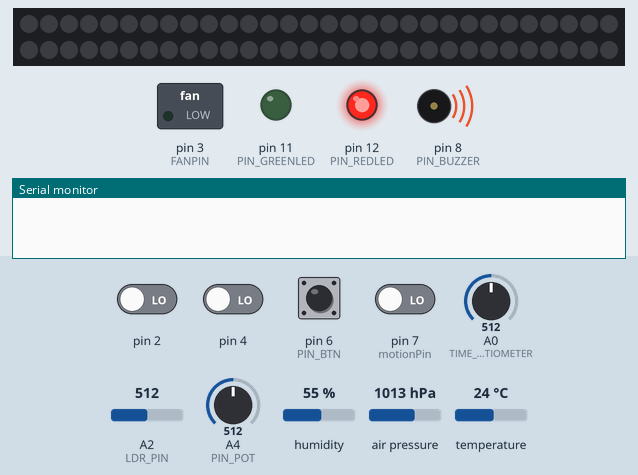
A program run on a simulated Arduino Mega 2560, built with avr-gcc and run on an emulated ATmega2560. Shown: 60 RGB LEDs in strip order, left to right, continuing on the next row, switched loads named in the program (green lamp = pin HIGH), output pins drawn as LEDs (lit = HIGH), buzzer (waves = sounding), the last lines printed to the serial monitor. The inputs (shaded band) are chosen by the test bench; at power-on: pin 6 (PIN_BTN) HIGH, pin 2, pin 4, pin 7 (motionPin) LOW, A0 (TIME_OF_DAY_POTENTIOMETER) = 512, temperature 24 °C, A4 (PIN_POT) = 512, A2 (LDR_PIN) = 512, humidity 55 %, air pressure 1013 hPa. Dim RGB values are drawn brighter than linear.

Above: at 1.2 s.
1.3 s: pin 7 (motionPin) driven HIGH
At 3.2 s:
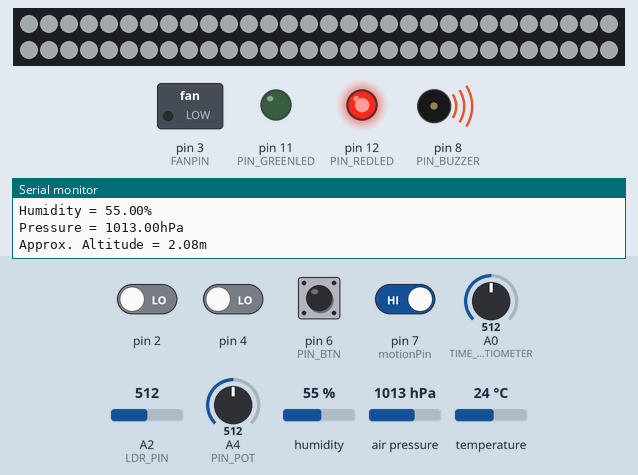
3.5 s: A0 (TIME_OF_DAY_POTENTIOMETER) set to 523
5.0 s: A0 (TIME_OF_DAY_POTENTIOMETER) set to 547
At 6.0 s:
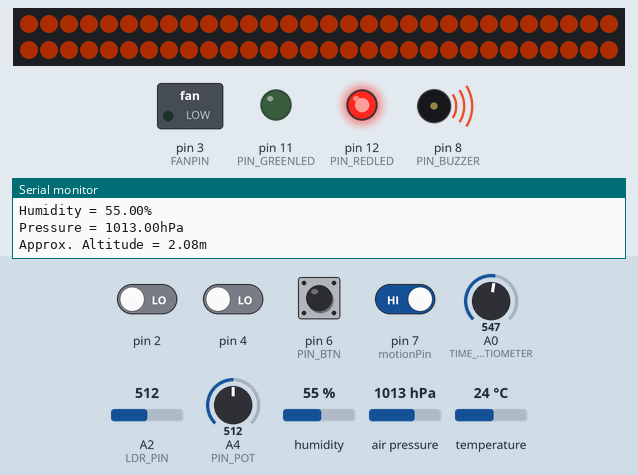
6.5 s: temperature set to 25.2 °C
At 7.7 s:
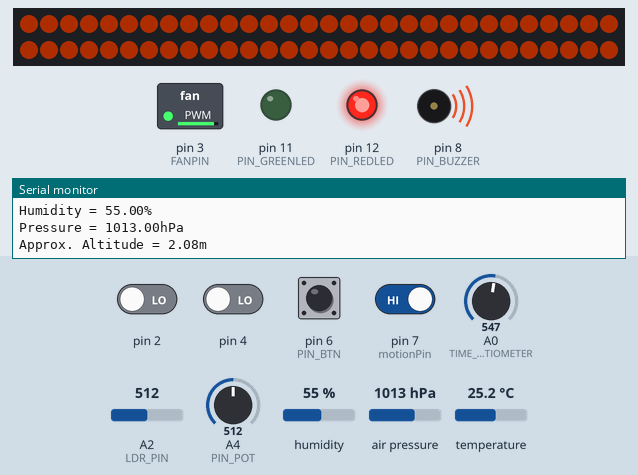
8.1 s: A4 (PIN_POT) set to 414
10.5 s: A4 (PIN_POT) set to 390
At 12.0 s:
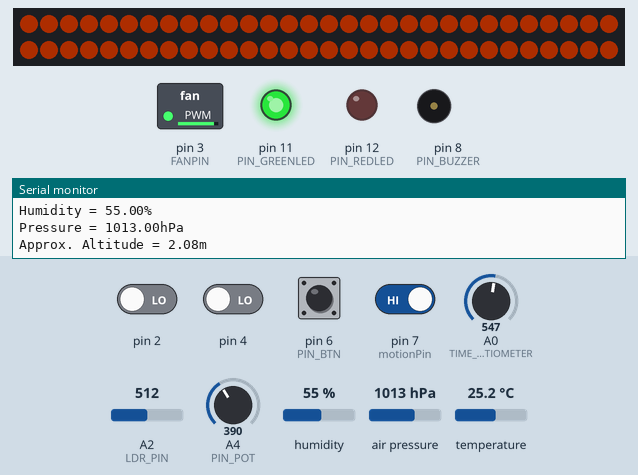
Timing chart, 0 to 13.5 s (numbered marks = the images above; inputs shaded):
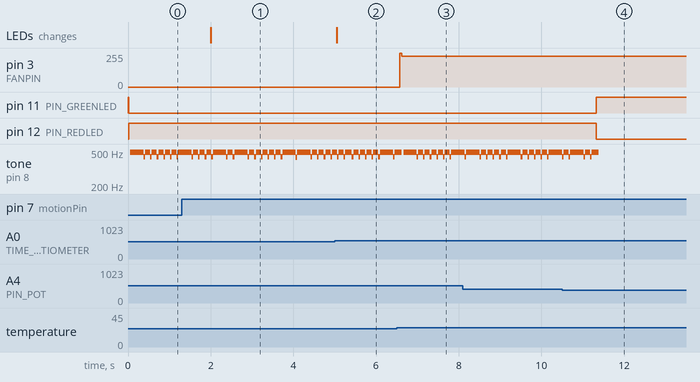

The program:

main.cpp
```cpp
#include <Arduino.h>
#include <Adafruit_BME280.h>
#include <Adafruit_Sensor.h>
#include <Servo.h>
#include <LiquidCrystal_I2C.h>
#include <SPI.h>
#include <MFRC522.h>
#include <FastLED.h>

#define FANPIN 3
#define LED_PIN 5
#define LED_TYPE    WS2811
#define COLOR_ORDER GRB
#define SEALEVELPRESSURE_HPA (1013.25)

unsigned long current_time = 0;
unsigned long previous_time = 0;
const float UPPER_TEMP = 24.5;
const float LOWER_TEMP = 23.5;

const int NUM_LEDS = 60;
const int BRIGHTNESS = 64;

CRGB leds[NUM_LEDS];

byte degree[8] =
    {
        0b00011,
        0b00011,
        0b00000,
        0b00000,
        0b00000,
        0b00000,
        0b00000,
        0b00000};

//fansystem ------------------------------------------------------------------------------------------------------------------------
Adafruit_BME280 bme;

byte fanduty = 0;
void setFanSpeed(byte speed){
  // Determine the fan duty value.
  fanduty = map(speed, 0, 100, 0, 255);
  // Continues speed.
  analogWrite(FANPIN, fanduty);
}

void swingFan(){
  // Swing the fan.
  analogWrite(FANPIN, 255);
  delay(45);
  // Continues speed.
  analogWrite(FANPIN, fanduty);
}

float temperature = 0;
const int BME_INTERVAL = 2000;
void bmeValues(){
  temperature = bme.readTemperature(); // read temperature for fan
  if ((current_time - previous_time) > BME_INTERVAL)
  {
    Serial.print("Temperature = ");
    Serial.print(bme.readTemperature());
    Serial.println("*C");

    Serial.print("Humidity = ");
    Serial.print(bme.readHumidity());
    Serial.println("%");

    Serial.print("Pressure = ");
    Serial.print(bme.readPressure() / 100.0F);
    Serial.println("hPa");

    Serial.print("Approx. Altitude = ");
    Serial.print(bme.readAltitude(SEALEVELPRESSURE_HPA));
    Serial.println("m");

    Serial.println();
    previous_time = current_time;
  }
}

void tempsystem_init(){
  pinMode(FANPIN, OUTPUT);
  if (!bme.begin(0x76))
  {
    Serial.println("Could not find a valid BME280 sensor, check wiring!");
    while (1);
  }
}

bool isFanOn = false;
void tempSystem(){
  if (temperature >= UPPER_TEMP){
    if (isFanOn == false){
      setFanSpeed(90);
      swingFan();
      isFanOn = true;
    }
  }
  if (temperature <= LOWER_TEMP){
    if (isFanOn == true){
        setFanSpeed(0);
      isFanOn = false;
    }
  }
}
//------------------------------------------------------------------------------------------------------------------------------------

//lightsystem ------------------------------------------------------------------------------------------------------------------------

//Motion sensor
const int motionPin = 7;
float motionValue = 0;
bool motionState = false; // We start with no motion detected.
int time;

//Ledstrip
int ledStripBrightness;

//millis
unsigned long brightnessHandlerTimer;
unsigned int intervalBrightness = 500;
unsigned long morningEveningTimer;
unsigned int timerInterval = 100;

struct buttonPressed
{
  int pin;
  int buttonState;
  int LastButtonState;
  unsigned long ButtonDebounceTime;
};

struct buttonPressed lightButton;
struct buttonPressed smartButton;

bool lightOnOff = true;
bool smartOnOff = true;

//Potentiometers
const int TIME_OF_DAY_POTENTIOMETER = A0;
const int BRIGHTNESS_POTENTIOMETER = A1;

//Light sensor
const int LDR_PIN = A2;

enum dayState
{
  MORNING,
  EVENING
};

int counter(int motionValue)
{
  if(motionValue == HIGH)
  {
    time = 5;
  }
  if(time != 0)
  {
    time--;
  }
  //Serial.println(time);
  return time;
}

bool motionDetection()
{
  bool motionLightsOnOff;
    // If there is still time left, do the following:
  if (counter(digitalRead(motionPin)) != 0) {
    // Change the motion state to true (motion detected):
    motionLightsOnOff = true;
    if (motionState == false) {
      Serial.println("Motion detected!");
      motionState = true;
      //Serial.println(ledStripBrightness);
    }
  }
  // If no motion is detected (motionPin = LOW), do the following:
  else {
    // Change the motion state to false (no motion):
    motionLightsOnOff = false;
    if (motionState == true) {
      Serial.println("Motion ended!");
      motionState = false;
      //Serial.println(ledStripBrightness);
    }
  }
  return motionLightsOnOff;
}


void brightnessHandler(int mappedBrightness)
{
  if(millis() - brightnessHandlerTimer > intervalBrightness)
  {
    brightnessHandlerTimer = millis();
    if(mappedBrightness <= 1){
      ledStripBrightness = 0;
    }
    if(((mappedBrightness > 1) && (mappedBrightness < 49)) || ((mappedBrightness > 1) && (mappedBrightness < 50))){
      ledStripBrightness = 25;
    }
    if(((mappedBrightness >= 50) && (mappedBrightness < 74)) || ((mappedBrightness >= 50) && (mappedBrightness < 75))){
      ledStripBrightness = 50;
    }
    if(((mappedBrightness >= 75) && (mappedBrightness <= 96)) || ((mappedBrightness >= 75) && (mappedBrightness <= 97))){
    ledStripBrightness = 75;
    }
    if(mappedBrightness >= 98){
      ledStripBrightness = 100;
    }
  }
}

struct buttonPressed createButton(int pin)
{
  struct buttonPressed button;
  button.pin = pin;
  button.buttonState = LOW;
  button.LastButtonState = LOW;
  button.ButtonDebounceTime = 0;
  pinMode(button.pin, INPUT);
  return button;
}

struct buttonPressed pressedLight(struct buttonPressed button)
{
  if (millis() - button.ButtonDebounceTime > 40)
  {
    button.ButtonDebounceTime = millis(); // Reset timer for button.
    button.buttonState = digitalRead(button.pin); // Read button.

    if (button.buttonState != button.LastButtonState)// Edge detection.
    {
      if (button.buttonState == LOW) { // Button seems to be pressed.
        // do something when button is pressed.
        lightOnOff = !lightOnOff;
      }
      button.LastButtonState = button.buttonState; // Keep last button state.
    }
  }
  return button;
}

struct buttonPressed pressedSmart(struct buttonPressed button)
{
  if (millis() - button.ButtonDebounceTime > 40)
  {
    button.ButtonDebounceTime = millis(); // Reset timer for button.
    button.buttonState = digitalRead(button.pin); // Read button.

    if (button.buttonState != button.LastButtonState)// Edge detection.
    {
      if (button.buttonState == LOW) { // Button seems to be pressed.
        // do something when button is pressed.
        smartOnOff = !smartOnOff;
      }
      button.LastButtonState = button.buttonState; // Keep last button state.
    }
  }
  return button;
}

dayState morning_evening()
{
  if(millis() - morningEveningTimer > timerInterval)
  {
    morningEveningTimer = millis();
    enum dayState timeOfDay;
    int timeDay = analogRead(TIME_OF_DAY_POTENTIOMETER);
    byte mappedTime = map(timeDay, 0, 1023, 0, 25);
    if(mappedTime > 12 && mappedTime > 11)
    {
      timeOfDay = EVENING;
    }
    else
    {
      timeOfDay = MORNING;
    }
    return timeOfDay;
  }
}

void colourForTimeOfDay(dayState timeOfDay)
{
  FastLED.setBrightness(ledStripBrightness);
  switch (timeOfDay)
  {
  case MORNING:
    for(int i =0; i < NUM_LEDS; i++)
    {
      leds[i] = CRGB::AliceBlue;
    }
    FastLED.show();
    break;
  case EVENING:
    for(int i =0; i < NUM_LEDS; i++)
    {
      leds[i] = CRGB::OrangeRed;
    }
    FastLED.show();
    break;
  default:
    break;
  }
}

void smartHandler(){
  if(smartOnOff == true){
    if(motionDetection() == true && lightOnOff == true){
      int mappedBrightness = map(analogRead(LDR_PIN), 0, 1023, 100, 0);
      brightnessHandler(mappedBrightness);
    }
    else{
      brightnessHandler(0);
    }
  }
  else if(lightOnOff == true){
    int mappedBrightness = map(analogRead(BRIGHTNESS_POTENTIOMETER), 0, 1023, 0, 100);
    brightnessHandler(mappedBrightness);
  }
  else{
    brightnessHandler(0);
  }
}

void lightsystem_init(){
  FastLED.addLeds<WS2811, LED_PIN, GRB>(leds, NUM_LEDS);//uses the array now set to NUM_LEDS with RGB
  FastLED.setMaxPowerInVoltsAndMilliamps(5, 500);//Prevents the leds from drawing to much power
  FastLED.clear();//clears the LED strip for new code
  FastLED.show();//Allows to show the new code

  lightButton = createButton(2);
  smartButton = createButton(4);

  pinMode(LDR_PIN, INPUT);
  pinMode(TIME_OF_DAY_POTENTIOMETER, INPUT);
  pinMode(BRIGHTNESS_POTENTIOMETER, INPUT);
}

void lightsystem(){
  lightButton = pressedLight(lightButton);
  smartButton = pressedSmart(smartButton);
  motionDetection();
  dayState timeOfDay = morning_evening();
  colourForTimeOfDay(timeOfDay);
  smartHandler();
}
//------------------------------------------------------------------------------------------------------------------------------------

//alarmsystem ------------------------------------------------------------------------------------------------------------------------

const int PIN_REDLED = 12;
const int PIN_GREENLED = 11;
const int PIN_BUZZER = 8;
const int PIN_BTN = 6;
const int PIN_POT = A4;
const int SMOKE_DETECTOR = A3;
int lastButtonState = HIGH;
int mode = 0;
int icounter = 0;

//Threshold value
const int sensorThresh = 400;

//Array filled with sensors lasts measurements
const int arrayLenght = 8;
int samples[arrayLenght];

void alarmOn(){
  digitalWrite(PIN_REDLED, HIGH);
  digitalWrite(PIN_GREENLED, LOW);
  for (int i = 0; i < 80; i++)
    {
      digitalWrite (PIN_BUZZER, HIGH) ;
      delay (1) ;
      digitalWrite (PIN_BUZZER, LOW) ;
      delay (1) ;
    }
}

void alarmOff(){
  digitalWrite(PIN_REDLED, LOW);
  digitalWrite(PIN_GREENLED, HIGH);
  digitalWrite(PIN_BUZZER, LOW);
}

void buttonPressedSelectMode(){
  int buttonState = digitalRead(PIN_BTN);
  bool buttonPressed = ((lastButtonState==LOW) && (buttonState==HIGH));
  if(buttonPressed)
  {
    mode++;
    if (mode > 1)
    {
      mode = 0; // begin state
    }
  }
  lastButtonState=buttonState;
}

float GetAVG(int value){
  samples[icounter] = value;
  icounter = (icounter + 1) % arrayLenght;
  int sum=0;
  for(int i=0;i<arrayLenght;i++)
  {
      sum+=samples[i];
  }
  float tempSum = sum;
  float avgValue = tempSum/arrayLenght;
  return avgValue;
}

void modeRun(){
  int newValue;
  if (mode==0) {
    newValue = analogRead(PIN_POT);
  }else{
    newValue = analogRead(SMOKE_DETECTOR);
  }
  float avgValue = GetAVG(newValue);
  //Serial.print("Sensor1 value: ");
  //Serial.println(avgValue);
  if (avgValue > sensorThresh) {
    alarmOn();
  }else {
    alarmOff();
  }
}

void alarmsystem_init(){
  pinMode(PIN_REDLED, OUTPUT);
  pinMode(PIN_GREENLED, OUTPUT);
  pinMode(PIN_BUZZER, OUTPUT);
  pinMode(PIN_BTN, INPUT_PULLUP);
  pinMode(PIN_POT, INPUT);
  pinMode(SMOKE_DETECTOR,INPUT);
}

void alarmsystem(){
  buttonPressedSelectMode();
  modeRun();
}

//------------------------------------------------------------------------------------------------------------------------------------

void setup()
{
  Serial.begin(9600);
  tempsystem_init();
  lightsystem_init();
  alarmsystem_init();
}

void loop(){
  current_time = millis();
  bmeValues();
  tempSystem();
  lightsystem();
  alarmsystem();
} 
```

Measured:
- the behaviour switches between 531 and 532 on A0 (TIME_OF_DAY_POTENTIOMETER) (found by bisection; images 1 and 2)
- the behaviour switches between 24.4 and 24.5 °C on temperature (found by bisection; images 2 and 3)
- the behaviour switches between 401 and 400 on A4 (PIN_POT) (found by bisection; images 3 and 4)
- after the input at 1.3 s, the LEDs: change after 0.71 s (image 1)
- after the input at 5.0 s, the LEDs: change after 0.05 s (image 2)
- after the input at 6.5 s, pin 3 (FANPIN): 0/255 → 229/255 after 0.07 s
- after the input at 10.5 s, pin 11 (PIN_GREENLED): LOW → HIGH after 0.83 s; pin 12 (PIN_REDLED): HIGH → LOW after 0.83 s
- by itself, tone on pin 8 (PIN_BUZZER): plays 439 Hz for 0.04 s, 495 Hz for 0.12 s, 437 Hz for 0.04 s, 495 Hz for 0.32 s, 437 Hz for 0.04 s, 495 Hz for 0.12 s … (8 notes in this stretch)
